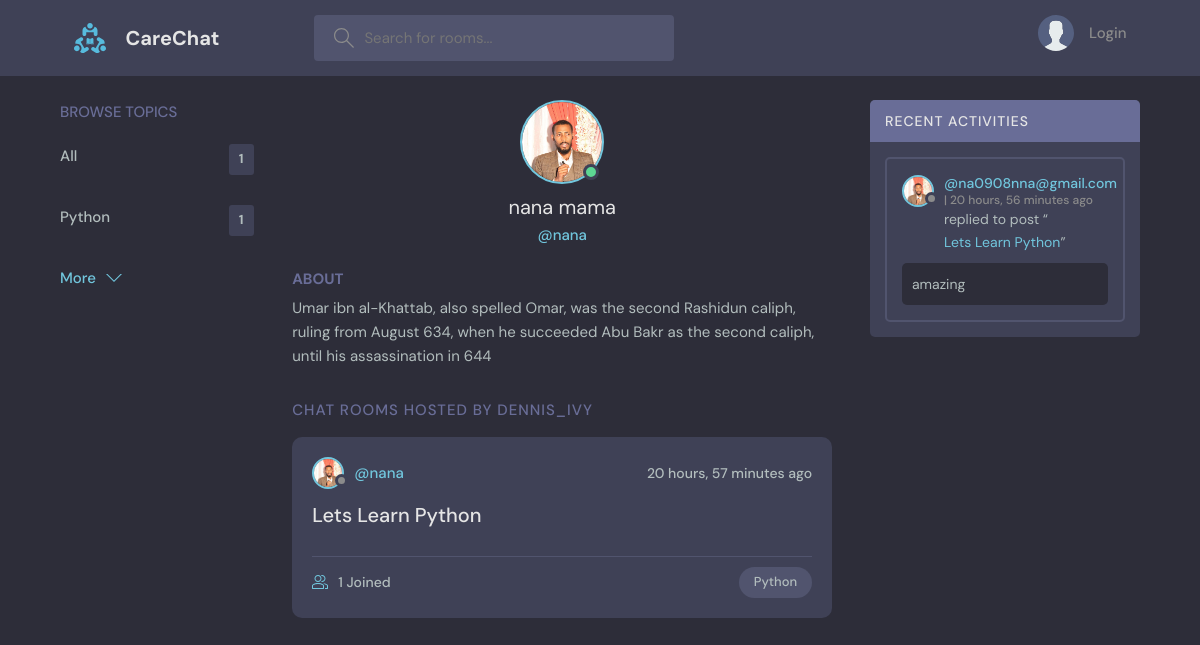
The app's page /profile/1/, older data.
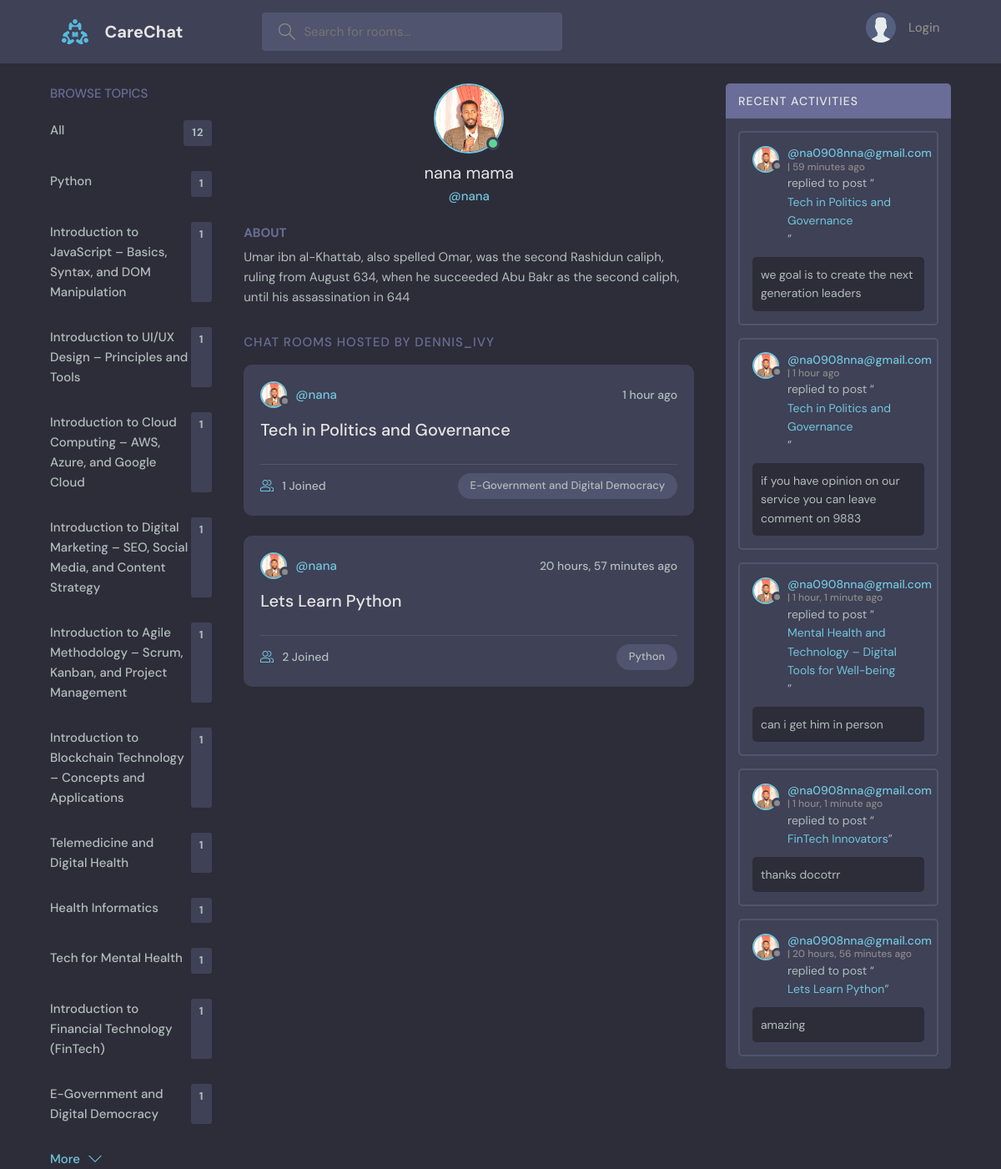
The same page, newer data.
### base/models.py (models this page shows, shortened)
class Topic(models.Model):
    name=models.CharField(max_length=200)

class User(AbstractUser):
    pass
    name=models.CharField(max_length=200,null=True)
    email=models.EmailField(unique=True, null=True)
    bio=models.TextField(null=True)
    avatar = models.ImageField(null=True,default='avatar.svg')
    USERNAME_FIELD='email'
    REQUIRED_FIELDS=[]

class Room(models.Model):
    host= models.ForeignKey(User,on_delete=models.SET_NULL,null=True)
    topic = models.ForeignKey(Topic,on_delete=models.SET_NULL,null=True)
    name = models.CharField(max_length=200)
    description = models.TextField(null=True,blank=True)
    participants=models.ManyToManyField(User,related_name='participants',blank=True)
    updated=models.DateTimeField(auto_now=True)
    created=models.DateTimeField(auto_now_add=True)
    class Meta:
        ordering = ['-updated','-created']
    def __str__(self):
        return self.name

class Message(models.Model):
    user=models.ForeignKey(User,on_delete=models.CASCADE)
    room=models.ForeignKey(Room,on_delete=models.CASCADE)
    body=models.TextField()
    updated=models.DateTimeField(auto_now=True)
    created=models.DateTimeField(auto_now_add=True)
    class Meta:
        ordering = ['-updated','-created']

### base/views.py (the view)
# urls.py: path('profile/<str:pk>/', views.userProfile, name='user-profile'),
def userProfile(request ,pk):
    user=User.objects.get(id=pk)
    rooms=user.room_set.all()
    room_messages=user.message_set.all()
    topics=Topic.objects.all()
    context={'user':user,'rooms':rooms,'room_messages':room_messages,'topics':topics}
    return render(request,'base/profile.html',context)

### base/templates/base/profile.html (shortened to what this page needs)
{% extends 'main.html' %}
{% block content %}
<main class="profile-page layout layout--3">
  <div class="container">
    {% include 'base/topics_component.html' %}
    <div class="roomList">
      <div class="profile">
        <div class="profile__avatar">
          <div class="avatar avatar--large active">
            <img src="{{user.avatar.url}}" />
          </div>
        </div>
        <div class="profile__info">
          <h3>{{user.name}}</h3>
          <p>@{{user.username}}</p>
        </div>
        <div class="profile__about">
          <h3>About</h3>
          <p>
            {{user.bio}}
          </p>
        </div>
      </div>
      <div class="roomList__header">
        <div>
          <h2>Chat Rooms Hosted by dennis_ivy</a>
          </h2>
        </div>
      </div>
      {% include 'base/feed_component.html' %}
    </div>
    {% include 'base/activity_component.html' %}
  </div>
</main>
{% endblock content %}

### templates/main.html (shortened to what this page needs)
<!DOCTYPE html>
<html lang="en">
    {% load static %}
  <head>
    <link rel="stylesheet" href="{% static 'styles/style.css' %}" />
  </head>
  <body>
    {% include 'navbar.html' %}
    {% block content %}
    {% endblock %}
  </body>
</html>

### templates/navbar.html (shortened to what this page needs)
{% load static %}
<header class="header header--loggedIn">
    <div class="container">
      <a href="{%url 'home' %}" class="header__logo">
        <img src="{% static 'images/logo.svg' %}" />
        <h1>CareChat</h1>
      </a>
      <form class="header__search" method="GET" action="{% url 'home' %}">
        <label>
          <input name="q" placeholder="Search for rooms..." />
        </label>
      </form>
      <nav class="header__menu">
        {% if request.user.is_authenticated %}
        <div class="header__user">
          <a href="{% url 'update-user' %}">
            <div class="avatar avatar--medium active">
              <img src="{{request.user.avatar.url}}" />
            </div>
            <p>{{request.user.username}} <span>@{{request.user.username}}</span></p>
          </a>
          <button class="dropdown-button">
            <svg version="1.1" xmlns="http://www.w3.org/2000/svg" width="32" height="32" viewBox="0 0 32 32">
              <title>chevron-down</title>
              <path d="M16 21l-13-13h-3l16 16 16-16h-3l-13 13z"></path>
            </svg>
          </button>
        </div>
        {% else %}
        <a href="{% url 'login' %}">
                    <img src="{% static 'images/avatar.svg' %}" />
          <p>Login</p>
        </a>
        {% endif %}
      </nav>
    </div>
  </header>

### base/templates/base/topics_component.html
<div class="topics">
    <div class="topics__header">
      <h2>Browse Topics</h2>
    </div>
    <ul class="topics__list">
      <li>
        <a href="{% url 'home'%}">All <span>{{topics.count}}</span></a>
      </li>
      {% for topic in topics %}
      <li>
        <a href="{% url 'home'%}?q={{topic.name}}">{{topic.name}} <span>{{topic.room_set.all.count}}</span> </a>
      </li>
      {%endfor%}
    </ul>
    <a class="btn btn--link" href="{% url 'topics' %}">
      More
      <svg version="1.1" xmlns="http://www.w3.org/2000/svg" width="32" height="32" viewBox="0 0 32 32">
        <title>chevron-down</title>
        <path d="M16 21l-13-13h-3l16 16 16-16h-3l-13 13z"></path>
      </svg>
    </a>
  </div>

### base/templates/base/feed_component.html (shortened to what this page needs)
{% for room in rooms %}
<div class="roomListRoom">
    <div class="roomListRoom__header">
      <a href="{% url 'user-profile' room.host.id %}" class="roomListRoom__author">
        <div class="avatar avatar--small">
          <img src="{{room.host.avatar.url}}" />
        </div>
        <span>@{{ room.host.username }}</span>
      </a>
      <div class="roomListRoom__actions">
        <span>{{ room.created|timesince }} ago</span>
      </div>
    </div>
    <div class="roomListRoom__content">
      <a href="{% url 'room' room.id %}">{{ room.name }}</a>
    </div>
    <div class="roomListRoom__meta">
      <a href="{% url 'room' room.id %}" class="roomListRoom__joined">
        {{room.participants.all.count}} Joined
      </a>
      <p class="roomListRoom__topic">{{ room.topic.name }}</p>
    </div>
  </div>
  {% endfor %}

### base/templates/base/activity_component.html (shortened to what this page needs)
<div class="activities">
  <div class="activities__header">
    <h2>Recent Activities</h2>
  </div>
  {% for message in room_messages %}
  <div class="activities__box">
    <div class="activities__boxHeader roomListRoom__header">
      <a href="{% url 'user-profile' message.user.id %}" class="roomListRoom__author">
        <div class="avatar avatar--small">
          <img src="{{message.user.avatar.url}}" />
        </div>
        <p>
          @{{message.user}}
          <span>| {{message.created|timesince}} ago</span>
        </p>
      </a>
    </div>
    <div class="activities__boxContent">
      <p>replied to post “<a href="{% url 'room' message.room.id %}">{{message.room}}</a>”</p>
      <div class="activities__boxRoomContent">
{{message.body}}
      </div>
    </div>
  </div>
{% endfor %}
 </div>

Row changes from the older to the newer data that the page shows:
added Topic: name "Introduction to JavaScript – Basics, Syntax, and DOM Manipulation", room_set.all.count "1"
added Topic: name "Introduction to UI/UX Design – Principles and Tools", room_set.all.count "1"
added Topic: name "Introduction to Cloud Computing – AWS, Azure, and Google Cloud", room_set.all.count "1"
added Topic: name "Introduction to Digital Marketing – SEO, Social Media, and Content Strategy", room_set.all.count "1"
added Topic: name "Introduction to Agile Methodology – Scrum, Kanban, and Project Management", room_set.all.count "1"
added Topic: name "Introduction to Blockchain Technology – Concepts and Applications", room_set.all.count "1"
added Topic: name "Telemedicine and Digital Health", room_set.all.count "1"
added Topic: name "Health Informatics", room_set.all.count "1"
added Topic: name "Tech for Mental Health", room_set.all.count "1"
added Topic: name "Introduction to Financial Technology (FinTech)", room_set.all.count "1"
added Topic: name "E-Government and Digital Democracy", room_set.all.count "1"
added Room: host.avatar (picture), host.username "nana", created "1 hour", name "Tech in Politics and Governance", participants.all.count "1", topic.name "E-Government and Digital Democracy"
computed for Room "Lets Learn Python": participants.all.count "1" → "2"
added Message: user.avatar (picture), user "na0908nna@gmail.com", created "59 minutes", room "Tech in Politics and Governance", body "we goal is to create the next generation leaders"
added Message: user.avatar (picture), user "na0908nna@gmail.com", created "1 hour", room "Tech in Politics and Governance", body "if you have opinion on our service you can leave comment on 9883"
added Message: user.avatar (picture), user "na0908nna@gmail.com", created "1 hour, 1 minute", room "Mental Health and Technology – Digital Tools for Well-being", body "can i get him in person"
added Message: user.avatar (picture), user "na0908nna@gmail.com", created "1 hour, 1 minute", room "FinTech Innovators", body "thanks docotrr"
Text that changed along with them:
{{ topics.count }}: "1" → "12"
